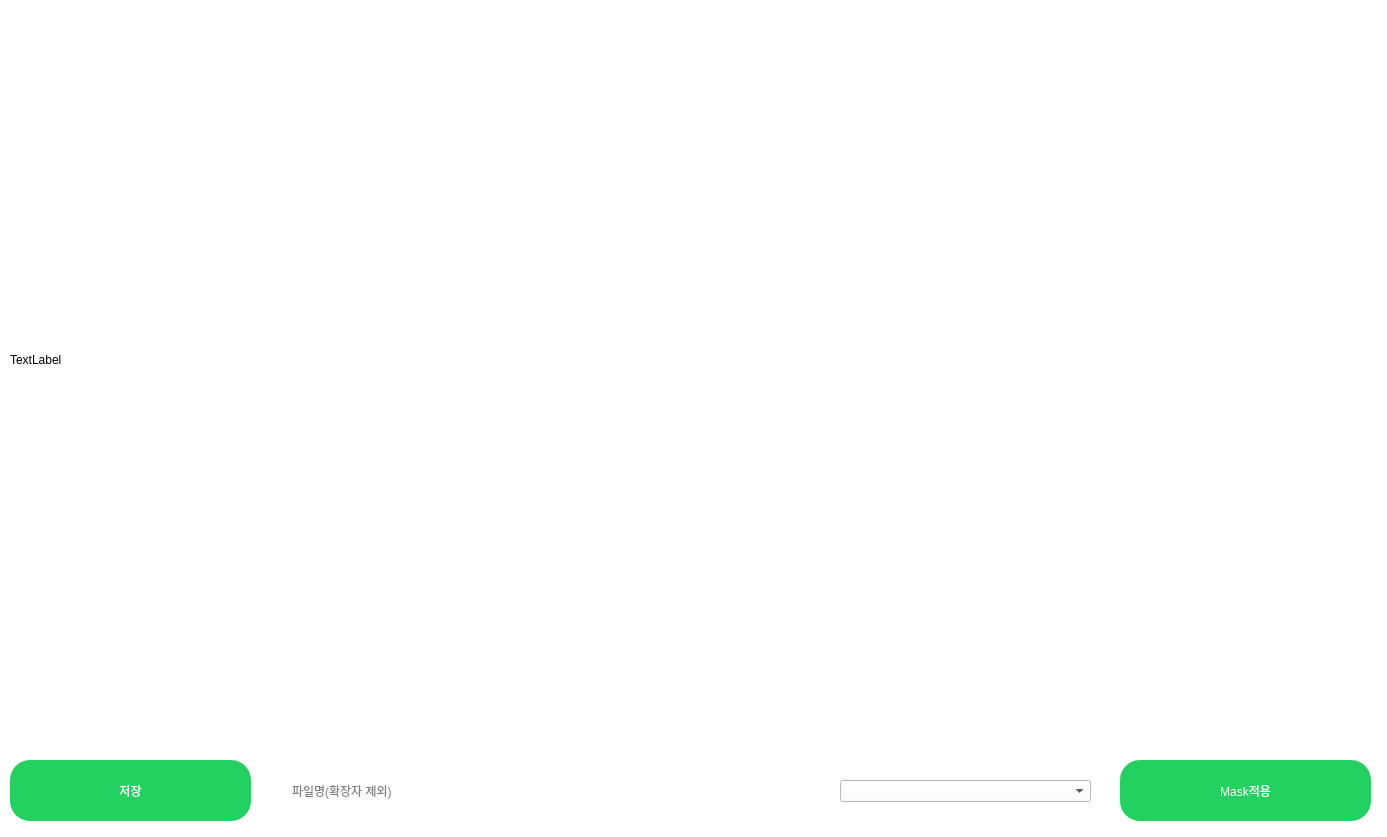
<?xml version="1.0" encoding="UTF-8"?>
<ui version="4.0">
 <class>Form</class>
 <widget class="QWidget" name="Form">
  <property name="geometry">
   <rect>
    <x>0</x>
    <y>0</y>
    <width>1387</width>
    <height>837</height>
   </rect>
  </property>
  <property name="windowTitle">
   <string>Form</string>
  </property>
  <property name="styleSheet">
   <string notr="true">background-color:#ffffff;</string>
  </property>
  <widget class="QLabel" name="label">
   <property name="geometry">
    <rect>
     <x>10</x>
     <y>0</y>
     <width>1280</width>
     <height>720</height>
    </rect>
   </property>
   <property name="styleSheet">
    <string notr="true">background-color: #ffffff;</string>
   </property>
   <property name="text">
    <string>TextLabel</string>
   </property>
  </widget>
  <widget class="QPushButton" name="pushButton">
   <property name="geometry">
    <rect>
     <x>1120</x>
     <y>760</y>
     <width>251</width>
     <height>61</height>
    </rect>
   </property>
   <property name="styleSheet">
    <string notr="true">background-color: #23d160;
   border-color: transparent;
   color: #fff;
   border-radius: 20px;</string>
   </property>
   <property name="text">
    <string>Mask적용</string>
   </property>
  </widget>
  <widget class="QPushButton" name="pushButton_2">
   <property name="geometry">
    <rect>
     <x>10</x>
     <y>760</y>
     <width>241</width>
     <height>61</height>
    </rect>
   </property>
   <property name="styleSheet">
    <string notr="true">background-color: #23d160;
   border-color: transparent;
   color: #fff;
   border-radius: 20px;</string>
   </property>
   <property name="text">
    <string>저장</string>
   </property>
  </widget>
  <widget class="QComboBox" name="comboBox">
   <property name="geometry">
    <rect>
     <x>840</x>
     <y>780</y>
     <width>251</width>
     <height>22</height>
    </rect>
   </property>
   <property name="styleSheet">
    <string notr="true"/>
   </property>
  </widget>
  <widget class="QLineEdit" name="fileName">
   <property name="geometry">
    <rect>
     <x>290</x>
     <y>770</y>
     <width>281</width>
     <height>41</height>
    </rect>
   </property>
   <property name="styleSheet">
    <string notr="true">boder: 10px solid #061AB2;
border-radius: 10px;
</string>
   </property>
   <property name="placeholderText">
    <string>파일명(확장자 제외)</string>
   </property>
  </widget>
 </widget>
 <resources/>
 <connections>
  <connection>
   <sender>pushButton_2</sender>
   <signal>clicked()</signal>
   <receiver>Form</receiver>
   <slot>save()</slot>
   <hints>
    <hint type="sourcelabel">
     <x>147</x>
     <y>820</y>
    </hint>
    <hint type="destinationlabel">
     <x>197</x>
     <y>342</y>
    </hint>
   </hints>
  </connection>
  <connection>
   <sender>pushButton</sender>
   <signal>clicked()</signal>
   <receiver>Form</receiver>
   <slot>apply_mask()</slot>
   <hints>
    <hint type="sourcelabel">
     <x>1280</x>
     <y>794</y>
    </hint>
    <hint type="destinationlabel">
     <x>667</x>
     <y>778</y>
    </hint>
   </hints>
  </connection>
 </connections>
 <slots>
  <slot>save()</slot>
  <slot>apply_mask()</slot>
 </slots>
</ui>
